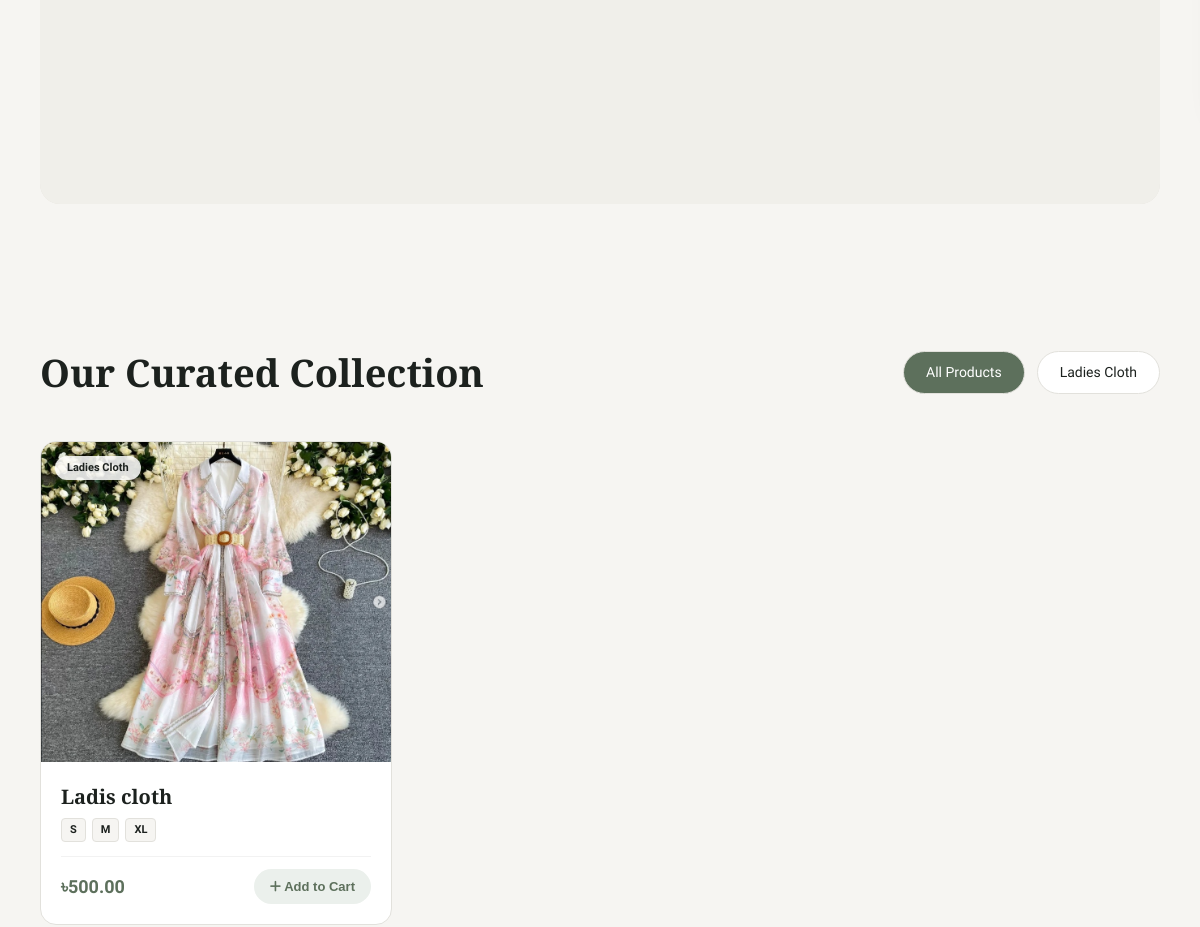
The app's page / (middle part), older data.
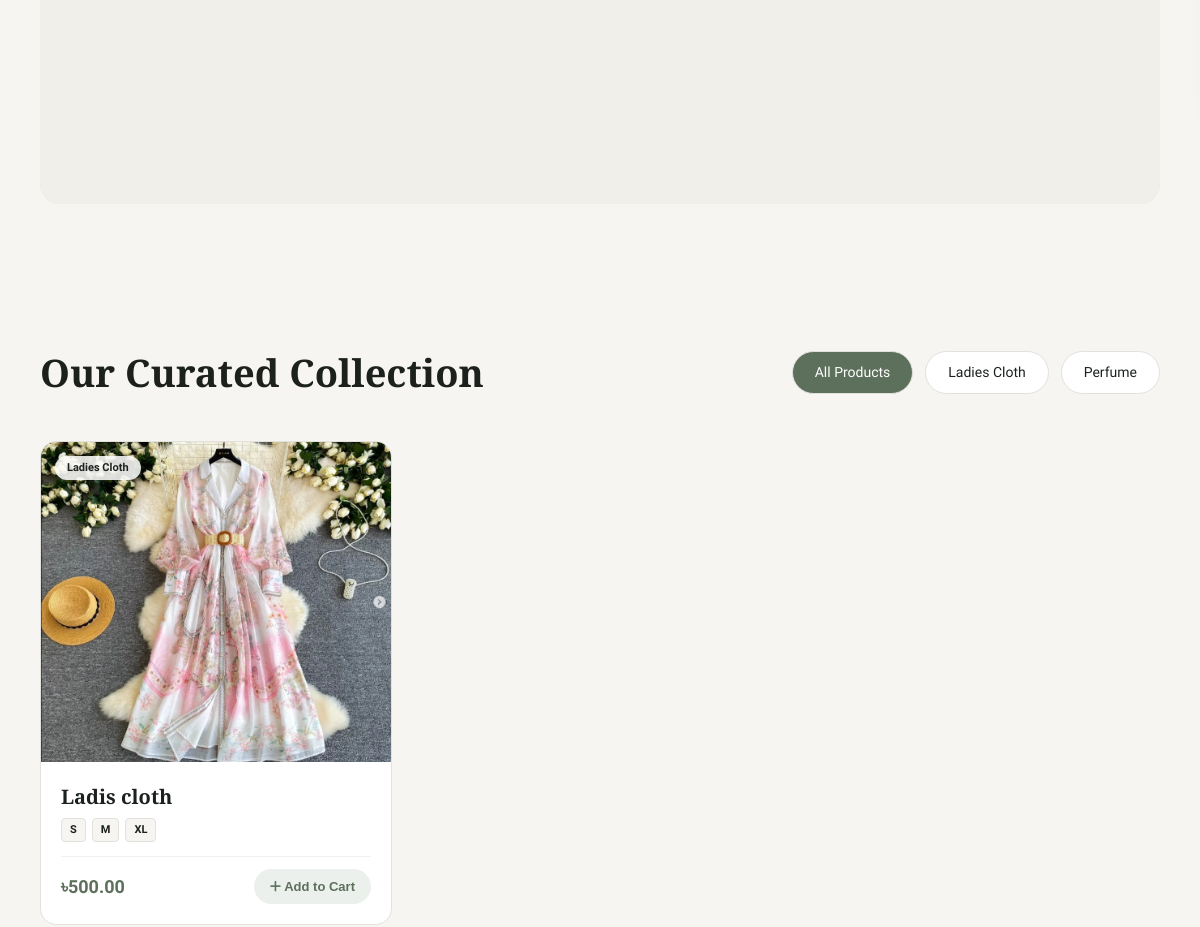
The same page, newer data.
### store/models.py (models this page shows, shortened)
class Category(models.Model):
    name = models.CharField(max_length=100, unique=True)
    slug = models.SlugField(max_length=100, unique=True, blank=True)
    description = models.TextField(blank=True, null=True)
    class Meta:
        verbose_name_plural = 'Categories'

class Product(models.Model):
    category = models.ForeignKey(Category, on_delete=models.CASCADE, related_name='products')
    name = models.CharField(max_length=200)
    slug = models.SlugField(max_length=200, unique=True, blank=True)
    description = models.TextField()
    price = models.DecimalField(max_digits=10, decimal_places=2)
    image = models.ImageField(upload_to='products/', blank=True, null=True)
    is_available = models.BooleanField(default=True)
    is_featured = models.BooleanField(default=False)
    created_at = models.DateTimeField(auto_now_add=True)
    class Meta:
        ordering = ['-created_at']

class ProductSize(models.Model):
    product = models.ForeignKey(Product, on_delete=models.CASCADE, related_name='sizes')
    size_name = models.CharField(max_length=50, help_text="e.g. S, M, L, XL, 50ml, 100ml")

### store/views.py (the view)
# urls.py: path('', views.product_list, name='product_list'),
def product_list(request, category_slug=None):
    category = None
    categories = Category.objects.all()
    products = Product.objects.filter(is_available=True)
    query = request.GET.get('q', '').strip()
    slides = HeroSlide.objects.filter(is_active=True)
    if category_slug:
        category, created = Category.objects.get_or_create(
            slug=category_slug,
            defaults={'name': category_slug.replace('-', ' ').title()}
        )
        products = products.filter(category=category)
    if query:
        products = products.filter(
            Q(name__icontains=query) | Q(description__icontains=query)
        )
    return render(request, 'store/index.html', {
        'category': category,
        'categories': categories,
        'products': products,
        'query': query,
        'slides': slides,
    })

### store/cart.py (called while the page is built)
    def __len__(self):
        return sum(item['quantity'] for item in self.cart.values())

### store/context_processors.py (called while the page is built)
def cart_context(request):
    return {'cart': Cart(request)}

### templates/store/index.html (shortened to what this page needs)
{% extends 'store/base.html' %}
{% load static %}
{% block content %}
<div class="container">
    <section class="hero-section">
        <div class="hero-image-wrapper">
            <div class="carousel-container">
                <div class="carousel-track">
                    {% if slides %}
                        {% for slide in slides %}
                            <div class="carousel-slide">
                            </div>
                        {% endfor %}
                    {% endif %}
                </div>
            </div>
        </div>
    </section>
    <section id="product-collection">
        <div class="section-header">
            <h2 class="section-title">
                {% if query %}Search Results for "{{ query }}"{% elif category %}{{ category.name }}{% else %}Our Curated Collection{% endif %}
            </h2>
            <div class="category-tabs">
                <a href="{% url 'store:product_list' %}" class="category-tab {% if not category %}active{% endif %}">All Products</a>
                {% for cat in categories %}
                    <a href="{% url 'store:product_list_by_category' cat.slug %}" class="category-tab {% if category and category.id == cat.id %}active{% endif %}">
                        {{ cat.name }}
                    </a>
                {% endfor %}
            </div>
        </div>
        <div class="product-grid">
            {% for product in products %}
                <div class="product-card">
                    <div class="product-img-wrapper">
                        {% if product.image %}
                            <img src="{{ product.image.url }}" alt="{{ product.name }}" class="product-img">
                        {% else %}
                            <img src="https://images.unsplash.com/photo-1515886657613-9f3515b0c78f?auto=format&fit=crop&w=600&q=80" alt="{{ product.name }}" class="product-img">
                        {% endif %}
                        <span class="category-badge">{{ product.category.name }}</span>
                    </div>
                    <div class="product-info">
                        <a href="{% url 'store:product_detail' product.slug %}" class="product-name">{{ product.name }}</a>
                        {% if product.sizes.all %}
                            <div class="size-pills">
                                {% for size_obj in product.sizes.all %}
                                    <span class="size-pill">{{ size_obj.size_name }}</span>
                                {% endfor %}
                            </div>
                        {% endif %}
                        <div class="product-footer">
                            <div class="product-price">৳{{ product.price }}</div>
                            <form action="{% url 'store:cart_add' product.id %}" method="POST">
                                <button type="submit" class="add-cart-btn"><i class="fa-solid fa-plus"></i> Add to Cart</button>
                            </form>
                        </div>
                    </div>
                </div>
            {% endfor %}
        </div>
    </section>
</div>
{% endblock %}

### templates/store/base.html (shortened to what this page needs)
{% load static %}
<!DOCTYPE html>
<html lang="en">
<head>
    <link rel="stylesheet" href="https://cdnjs.cloudflare.com/ajax/libs/font-awesome/6.4.0/css/all.min.css">
</head>
<body>
    <main>
        {% block content %}{% endblock %}
    </main>
</body>
</html>

### templates/store/base.html (style rules this page uses)
:root { --bg-color: #F6F5F2; --card-bg: #FFFFFF; --text-main: #1C211E; --text-muted: #6B726E; --sage-primary: #5D705C; --sage-hover: #485947; --sage-light: #EBF0EC; --border-color: #E2E1DC; --font-serif: 'Cormorant Garamond', serif; --font-sans: 'Plus Jakarta Sans', sans-serif; }
* { box-sizing: border-box; margin: 0; padding: 0; }
body { background-color: var(--bg-color); color: var(--text-main); font-family: var(--font-sans); line-height: 1.5; overflow-x: hidden; }
a { color: inherit; text-decoration: none; }
.container { max-width: 1360px; margin: 0 auto; padding: 0 40px; }

### templates/store/index.html (style rules this page uses)
.hero-section { padding: 40px 0 60px; }
.hero-image-wrapper { position: relative; width: 100%; height: 520px; border-radius: 20px; overflow: hidden; margin-bottom: 80px; background: linear-gradient(180deg, #F0EFEA 0%, #E6E4DD 100%); }
.carousel-container { width: 100%; height: 100%; overflow: hidden; position: relative; }
.carousel-track { display: flex; width: 100%; height: 100%; transition: transform 0.8s cubic-bezier(0.25, 1, 0.5, 1); }
.carousel-slide { width: 100%; height: 100%; flex-shrink: 0; display: flex; justify-content: center; align-items: center; position: relative; z-index: 2; overflow: hidden; background: #F0EFEA; }
.section-header { display: flex; justify-content: space-between; align-items: center; margin-bottom: 40px; flex-wrap: wrap; gap: 20px; }
.section-title { font-family: var(--font-serif); font-size: 38px; font-weight: 600; }
.category-tabs { display: flex; gap: 12px; }
.category-tab { padding: 10px 22px; border-radius: 25px; font-size: 14px; font-weight: 500; background: var(--card-bg); border: 1px solid var(--border-color); }
.category-tab.active, .category-tab:hover { background: var(--sage-primary); color: white; }
.product-grid { display: grid; grid-template-columns: repeat(auto-fill, minmax(280px, 1fr)); gap: 32px; margin-bottom: 60px; }
.product-card { background: var(--card-bg); border-radius: 16px; overflow: hidden; border: 1px solid var(--border-color); display: flex; flex-direction: column; transition: transform 0.3s ease; }
.product-img-wrapper { position: relative; height: 320px; background: #F0EFEA; }
.product-img { width: 100%; height: 100%; object-fit: cover; }
.category-badge { position: absolute; top: 14px; left: 14px; background: rgba(255, 255, 255, 0.85); padding: 4px 12px; border-radius: 12px; font-size: 11px; font-weight: 600; }
.product-info { padding: 20px; display: flex; flex-direction: column; flex: 1; }
.product-name { font-family: var(--font-serif); font-size: 20px; font-weight: 700; margin-bottom: 6px; }
.size-pills { display: flex; gap: 6px; margin-bottom: 14px; }
.size-pill { font-size: 11px; padding: 3px 8px; border-radius: 4px; background: var(--bg-color); border: 1px solid var(--border-color); font-weight: 600; }
.product-footer { display: flex; align-items: center; justify-content: space-between; margin-top: auto; padding-top: 12px; border-top: 1px solid rgba(0, 0, 0, 0.05); }
.product-price { font-size: 18px; font-weight: 700; color: var(--sage-primary); }
.add-cart-btn { background: var(--sage-light); color: var(--sage-primary); border: none; padding: 10px 16px; border-radius: 20px; font-size: 13px; font-weight: 600; cursor: pointer; }

Row changes from the older to the newer data that the page shows:
added Category: name "Perfume"
